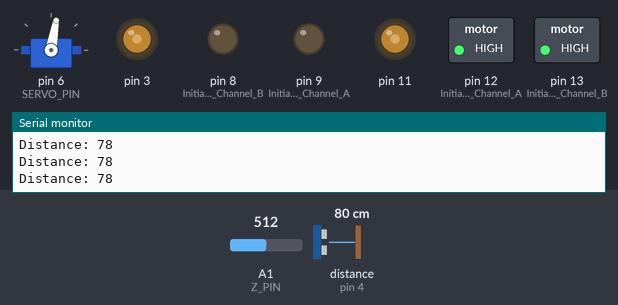
Bench run of a sketch on a simulated Arduino Uno, built with avr-gcc and run on an emulated ATmega328P. On the bench: servo, switched loads named in the sketch (green lamp = pin HIGH), output pins drawn as LEDs (lit = HIGH), the last lines printed to the serial monitor. Wiring (inferred from the names in the program): ultrasonic range finder: trigger pin 5; echo pin 4. The inputs (shaded band) are chosen by the test bench; at power-on: distance to the obstacle (sensor on pin 4) 80 cm, A1 (Z_PIN) = 512. The echo pulse lasts 58.3 µs per cm; pins used as bus, display or sensor lines are not drawn.

Above: at 4.2 s.
4.3 s: distance to the obstacle (sensor on pin 4) set to 13 cm
5.8 s: distance to the obstacle (sensor on pin 4) set to 10 cm
At 6.3 s:
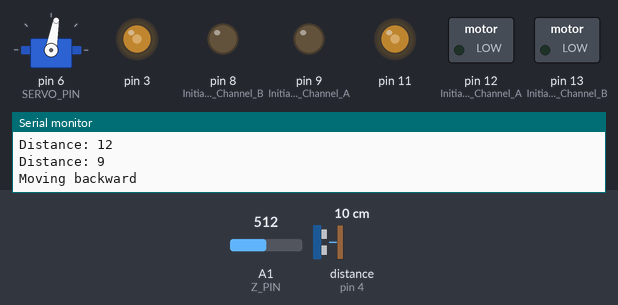
8.8 s: distance to the obstacle (sensor on pin 4) set to 18 cm
At 10.52 s:
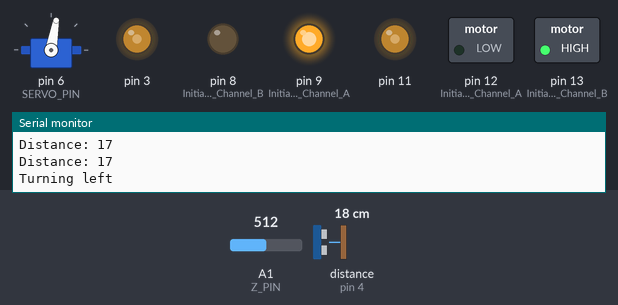
14.8 s: distance to the obstacle (sensor on pin 4) set to 2 cm
At 15.89 s:
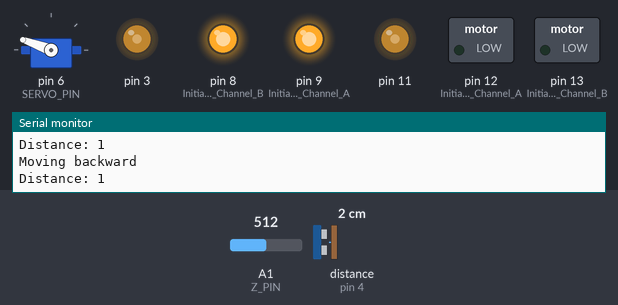
Timing chart, 0 to 18.8 s (numbered marks = the images above; inputs shaded):
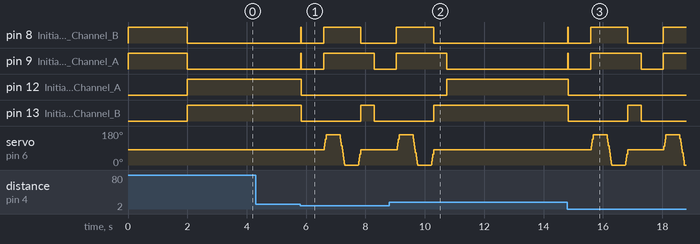

Measured:
- the behaviour switches between 12 and 11 cm on distance to the obstacle (sensor on pin 4) (found by bisection; images 0 and 1)
- after the input at 5.8 s, pin 8 (Initiates_Brake_Channel_B): LOW → HIGH at once, → LOW 0.02 s later, → HIGH 0.75 s later, → LOW 1.3 s later; pin 9 (Initiates_Brake_Channel_A): LOW → HIGH at once, → LOW 0.02 s later, → HIGH 0.75 s later, → LOW 1.7 s later
- after the input at 8.8 s, pin 8 (Initiates_Brake_Channel_B): goes on until 10.3 s, then stays LOW; pin 9 (Initiates_Brake_Channel_A): goes on until 10.7 s, then stays LOW
- after the input at 14.8 s, pin 8 (Initiates_Brake_Channel_B): goes HIGH 0.02 s, LOW 0.75 s, HIGH 1.2 s, LOW 1.2 s, then HIGH, starting at once; pin 9 (Initiates_Brake_Channel_A): goes HIGH 0.02 s, LOW 0.75 s, HIGH 1.7 s, LOW 0.75 s, then HIGH, starting at once

The sketch:

Avoider.ino
```cpp
#include <Servo.h>

// Ultrasonic sensor
#define ECHO_PIN 4
#define TRIGGER_PIN 5
#define SERVO_PIN 6

// Distance in cm
#define ACTION_DIST 20
#define MIN_ACTION_DIST 10

#define SPEED_A 115
#define SPEED_B 112
#define TURN_DELAY 450

#define CENTER_POS 80 // usually 90deg, set in 80 to adjust the physical servo position
#define SERVO_SPEED 0.1/60 // SG90 TowerPro angular speed

#define Z_PIN A1 // Accelerometer z-axis

Servo servo; // create servo object to control a Servo

unsigned long left_dist, right_dist; // Distance measured
int sensor_max = 0; // maximum acceleration
boolean initial_acceleration = false;
boolean constant_acceleration = false;
boolean calibrating = true;

void setup() {
  servo.attach(SERVO_PIN);
  servo.write(CENTER_POS);

  //Setup Channel A
  pinMode(12, OUTPUT); //Initiates Motor Channel A pin
  pinMode(9, OUTPUT); //Initiates Brake Channel A pin

  //Setup Channel B
  pinMode(13, OUTPUT); //Initiates Motor Channel B pin
  pinMode(8, OUTPUT); //Initiates Brake Channel B pin

  pinMode(TRIGGER_PIN, OUTPUT);
  pinMode(ECHO_PIN, INPUT);

  halt();
  delay(2000);
  Serial.begin(9600);
  Serial.println("Hi, I'm Antonio");
  Serial.println("Let's ride!");
  go_forward();
  calibrate();
}

// calibrate during the first 3 seconds
// and record the maximum sensor value
void calibrate() {
  Serial.println("Starting calibration...");
  delay(750); // to avoid initial bump
  int sensor_value = 0; // the sensor value
  while (millis() < 3000) {
    sensor_value = analogRead(Z_PIN);
    if (sensor_value > sensor_max) {
      sensor_max = sensor_value;
    }
  }
  // Max sensor read less 10% margin
  sensor_max = sensor_max - (((float)sensor_max / 100) * 10);
  calibrating = false;
  Serial.print("Sensor Max: ");
  Serial.println(sensor_max);
}

void loop() {
  if (calibrating)return;

  // Get a reading from the sensor
  int dist_fwd = get_distance();
  boolean acceleration = is_accelerating();

  if (acceleration &&
      (dist_fwd > ACTION_DIST)) {
    go_forward();
    return;
  }

  if (!acceleration ||
      dist_fwd <= MIN_ACTION_DIST) {
    halt();
    go_backward();
    delay(750);
    find_path();
    go_forward();
    return;
  }
}

boolean is_accelerating() {
  int sensor_value = 0;
  int z_axis = 0;
  for (int x = 0; x < 10; x++) {
    z_axis = analogRead(Z_PIN);
    sensor_value += z_axis;
  }
  sensor_value = sensor_value / 10;

  if (initial_acceleration &&
      constant_acceleration &&
      sensor_value > sensor_max) {
    Serial.println("Road block!");
    Serial.println(sensor_value);
    return false;
  }
  if (sensor_value > sensor_max &&
      !initial_acceleration) {
    Serial.println("Accelerating");
    Serial.println(sensor_value);
    initial_acceleration = true;
    return true;
  }
  if (!constant_acceleration &&
      initial_acceleration &&
      sensor_value <= sensor_max) {
    Serial.println("Constant acceleration");
    Serial.println(sensor_value);
    constant_acceleration = true;
    return true;
  }

  return true;
}

// Measure distance and find a new path
void find_path() {
  // make it stop first
  halt();
  // Look to the left
  for (int pos = CENTER_POS; pos <= 160; pos++) {
    servo.write(pos);
    delay(1000 * SERVO_SPEED);
  }
  left_dist = get_distance();
  delay(TURN_DELAY);
  //Look to the right
  for (int pos = 160; pos >= 0; pos--) {
    servo.write(pos);
    delay(1000 * SERVO_SPEED);
  }
  right_dist = get_distance();
  delay(TURN_DELAY);
  // Set the servo back to the center position
  for (int pos = 0; pos <= CENTER_POS; pos++) {
    servo.write(pos);
    delay(1000 * SERVO_SPEED);
  }
  turn();
}

// Read the HC-SR04 uSonic sensor and calculates the distance in cm
unsigned long get_distance() {
  // The PING is triggered by a HIGH pulse of 2 or more microseconds
  // Give a short LOW pulse beforehand to ensure a clean HIGH pulse
  digitalWrite(TRIGGER_PIN, LOW);
  delayMicroseconds(2);

  // Sets the trigPin on HIGH state for 5 micro seconds
  digitalWrite(TRIGGER_PIN, HIGH);
  delayMicroseconds(5);
  digitalWrite(TRIGGER_PIN, LOW);

  // Reads the echoPin, returns the microseconds it takes
  // the sound wave to travel
  unsigned long duration = pulseIn(ECHO_PIN, HIGH);

  // Calculate the distance
  // HC-SR04 uSonic sensor velocity (340M/S) / 2
  unsigned long distance = duration * 0.034 / 2;

  // Prints the distance on the Serial Monitor
  Serial.print("Distance: ");
  Serial.println(distance);

  return distance;
}

// Engage the motor breaks
void halt() {
  // reset acceleration status
  initial_acceleration = false;
  constant_acceleration = false;

  digitalWrite(9, HIGH); //Engage the Brake for Channel A
  digitalWrite(8, HIGH); //Engage the Brake for Channel B
}

// Turns on the max distance
void turn() {
  (left_dist >= right_dist) ? go_left() : go_right();
}

void go_left() {
  // Prints the direction on the Serial Monitor
  Serial.println("Turning left");

  // Motor B forward
  digitalWrite(13, HIGH); // Establishes forward direction of Channel A
  digitalWrite(8, LOW); // Disengage the Brake for Channel A
  analogWrite(11, SPEED_B); // Spins the motor on Channel A at full speed

  delay(TURN_DELAY);
  halt();
}

void go_right() {
  // Prints the direction on the Serial Monitor
  Serial.println("Turning right");

  // Motor A forward
  digitalWrite(12, HIGH); // Establishes forward direction of Channel A
  digitalWrite(9, LOW); // Disengage the Brake for Channel A
  analogWrite(3, SPEED_A); // Spins the motor on Channel A at full speed

  delay(TURN_DELAY);
  halt();
}

void go_forward() {
  // Prints the direction on the Serial Monitor
  //  Serial.println("Moving forward");

  // Motor A forward
  digitalWrite(12, HIGH); // Establishes forward direction of Channel A
  digitalWrite(9, LOW); // Disengage the Brake for Channel A
  analogWrite(3, SPEED_A); // Spins the motor on Channel A at full speed

  //   Motor B forward
  digitalWrite(13, HIGH); // Establishes forward direction of Channel A
  digitalWrite(8, LOW); // Disengage the Brake for Channel A
  analogWrite(11, SPEED_B); // Spins the motor on Channel A at full speed
}

void go_backward() {
  // Prints the direction on the Serial Monitor
  Serial.println("Moving backward");

  // Motor A backward
  digitalWrite(12, LOW); // Establishes backward direction of Channel A
  digitalWrite(9, LOW); // Disengage the Brake for Channel A
  analogWrite(3, SPEED_A); // Spins the motor on Channel A at half speed

  // Motor B backward
  digitalWrite(13, LOW); // Establishes backward direction of Channel B
  digitalWrite(8, LOW); // Disengage the Brake for Channel B
  analogWrite(11, SPEED_B); // Spins the motor on Channel B at half speed
}
```
